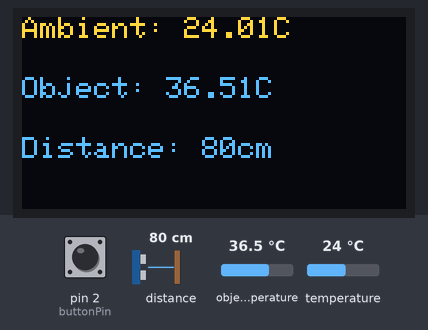
This sketch was run on a simulated Arduino Uno, built with avr-gcc and run on an emulated ATmega328P. Shown: 128×64 one-colour display. Inputs (shaded band) come from the test bench; at power-on: pin 2 (buttonPin) HIGH, distance to the obstacle 80 cm, object temperature 36.5 °C, temperature 24 °C. The OLED is the two-colour kind (top 16 rows yellow).

1.8 s: pin 2 (buttonPin) pulled LOW for 0.15 s
Above: at 3.1 s.
Timing chart, 0 to 4.8 s (numbered marks = the images above; inputs shaded):
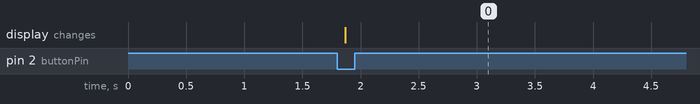

The sketch:

Infrared_Thermometer.ino
```cpp
// Call necessary libraries for sensors and LCD display functions.
#include <Adafruit_MLX90614.h>  // IR Sensor
#include <Adafruit_VL53L0X.h>   // Laser range sensor
#include <Adafruit_SH110X.h>    // LCD display
#include <Wire.h>               // I2C bus

// Declare "mlx" and "lox" variables to be used to call functions from respective sensor libraries
Adafruit_MLX90614 mlx = Adafruit_MLX90614();
Adafruit_VL53L0X lox = Adafruit_VL53L0X();

#define i2c_Address 0x3c // Define i2c address to memory location 0x3c
#define SCREEN_WIDTH 128 // Define OLED display width, in pixels
#define SCREEN_HEIGHT 64 // Define OLED display height, in pixels

// Create and class called "display" with specified parameters
Adafruit_SH1106G display = Adafruit_SH1106G(SCREEN_WIDTH, SCREEN_HEIGHT, &Wire);

// Declare button pin
int buttonPin = 2;
int buttonState = 0;
bool displayOn = true;  // Keep track of display on/off state
int lastButtonPressTime = 0;

// Initialize settings and configurations for the board and components that the sketch will use during its execution.
void setup()
{
  Serial.begin(9600); // Sets the data rate in bits per second (baud) for serial data transmission.
  while (!Serial);

  pinMode(buttonPin, INPUT_PULLUP); // Sets pinmode function on button pullup

  // Serial print error for troubleshoot purposes / to make sure sensor works properly
  if (!mlx.begin())
  {
    Serial.println("Error connecting to MLX sensor. Check wiring.");
    display.setCursor(0, 0);
    display.setTextSize(1);
    display.setTextColor(SH110X_WHITE);
    display.print("Error connecting to MLX sensor. Check wiring.");
    display.display();
    while (1);
  }

  // Serial print error for troubleshoot purposes / to make sure sensor works properly
  if (!lox.begin())
  {
    Serial.println(F("Failed to boot VL53L0X"));
    display.setCursor(0, 40);
    display.setTextSize(1);
    display.setTextColor(SH110X_WHITE);
    display.print("Failed to boot VL53L0X");
    display.display();
    while(1);
  }
  // Startup range sensor
  lox.startRangeContinuous();

  // Startup and clear LCD display
  display.begin(0x3c, true);
  display.clearDisplay();
  display.display();
  delay(500);
}

// All measurements and functions
void loop()
{
  // Read button state
  buttonState = digitalRead(buttonPin);

  // Check if button is pressed
  if (buttonState == LOW)
  {
    // Declare variables for measured values
    float ambient = mlx.readAmbientTempC();
    float object = mlx.readObjectTempC();
    int distance = -1;

    // Measure distance with laser range sensor
    if (lox.isRangeComplete())
    {
      distance = lox.readRange() / 10; // convert distance to cm
    }

    display.setContrast(255); // Set display contrast to maximum
    display.clearDisplay();   // Clear display before printing values

    // This part of the code sets up Infrared sensors measurements on LCD display

    display.setCursor(0, 0);              // Set printing location in
    display.setTextSize(1);               // Set text size
    display.setTextColor(SH110X_WHITE);   // Set text color
    display.print("Ambient: ");           // Print static text "Ambient:" on display
    display.print(ambient);               // Print measured ambient temperature on display
    display.println("C  ");               // Print static text "C" after measured temperature on display
    display.setCursor(0, 20);             // Set cursor below "Ambient"
    display.print("Object: ");            // Print static text "Object:" on display
    display.print(object);                // Print measured object temperature on display
    display.print("C  ");                 // Print static text "C" after measured temperature on display

    // Our cheap range sensor max range is about 130cm after which it starts to give 817cm
    // So here we have restricted it to work on distances 0-125cm with 1cm accuracy
    // And we set up the values and placement on the LCD display.
    if (distance > 125)
    {
      distance = 125;
    }
    if (distance >= 125)
    {
      display.setCursor(0, 40);
      display.setTextSize(1);
      display.setTextColor(SH110X_WHITE);
      display.print("OUT OF RANGE!");
    }
      else
      {
        display.setCursor(0, 40);
        display.setTextSize(1);
        display.setTextColor(SH110X_WHITE);
        display.print("Distance: ");
        display.print(distance);
        display.print("cm");
      }

    display.display(); // This function is used to update the display with the contents that have been drawn on it.
    lastButtonPressTime = millis(); // Save the time of the button press
  }
    else if (millis() - lastButtonPressTime > 10000)
    { // If 10 seconds have elapsed since the last button press
    display.setContrast(0); // Set display contrast to zero (i.e. dim the screen)
    display.clearDisplay();
    display.display();
    }
      else // Otherwise, the button has not been pressed and less than 10 seconds have elapsed since the last button press
      {
    // Do nothing
      }
}
```

Measured:
- after the input at 1.8 s, the display: changes after 0.07 s (image 0)
